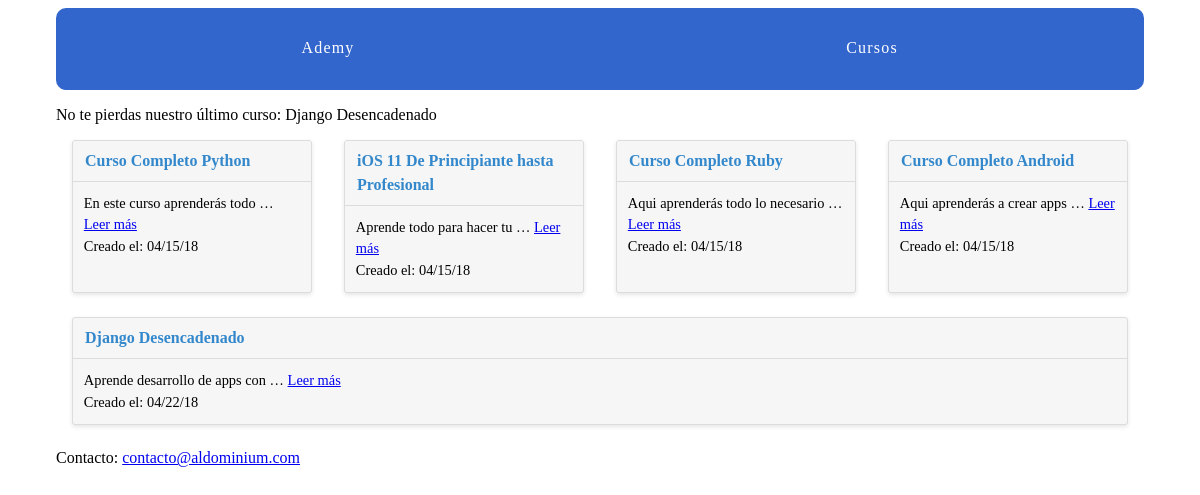
Page /courses/ on the committed database.
### courses/models.py (models this page shows)
class Course(models.Model):
    created_at = models.DateTimeField(auto_now_add=True)
    title = models.CharField(max_length=255)
    description = models.TextField()
    def __str__(self):
        return self.title

### courses/views.py (the view)
# urls.py: path('', views.course_list, name='list'),
def course_list(request):
    courses = Course.objects.all()
    email = 'contacto@aldominium.com'
    return render(request, 'courses/course_list.html', {'courses': courses, 'email': email})

### courses/templatetags/course_extras.py (called while the page is built)
@register.simple_tag
def last_course():
    return Course.objects.latest('created_at')

### courses/templates/courses/course_list.html (shortened to what this page needs)
{% extends "layout.html" %}
{% load static from staticfiles %}
{% load course_extras %}
{% block static %}
<link rel="stylesheet" href="{% static 'courses/css/courses.css' %}">
{% endblock %}
{% block content %}
    <div class="cards">
        {% for course in courses %}
            <div class="card">
                <header><a href="{% url 'courses:detail' pk=course.pk %}">{{ course.title }}</a></header>
                <div class="card-copy">
                    {% if course.description|wordcount <= 5 %}
                        {{ course.description }}
                    {% else %}
                        {{ course.description|truncatewords:5 }}
                        <a href="{% url 'courses:detail' pk=course.pk %}">Leer más</a>
                    {% endif %}
                    <div>Creado el: {{ course.created_at|date:"m/d/y" }} </div>
                </div>
            </div>
        {% endfor %}
    </div>
    <div> Contacto: {{ email|urlize }} </div>
{% endblock %}

### ademy/templates/layout.html (shortened to what this page needs)
{% load static from staticfiles%}
{% load course_extras %}
<!DOCTYPE html>
<html lang="es" dir="ltr">
  <head>
    <link rel="stylesheet" href="{% static 'css/layout.css' %}">
    {% block static %}{% endblock %}
  </head>
  <body>
    <div class="site-container">
      <nav>
        <a href="{% url 'home' %}">Ademy</a>
        <a href="{% url 'courses:list' %}">Cursos</a>
      </nav>
      <p>No te pierdas nuestro último curso: {% last_course %}</p>
      {% block content %}{% endblock %}
    </div>
  </body>
</html>

### assets/css/layout.css (style rules this page uses)
html { box-sizing: border-box; }
*, *::after, *::before { box-sizing: inherit; }
.site-container { max-width: 68em; margin-left: auto; margin-right: auto; }
.site-container::after { clear: both; content: ""; display: table; }
.site-container nav { width: 100%; display: table; width: 100%; table-layout: fixed; border-bottom-left-radius: 10px; border-bottom-right-radius: 10px; border-top-left-radius: 10px; border-top-right-radius: 10px; border-bottom-left-radius: 10px; border-top-left-radius: 10px; border-bottom-right-radius: 10px; border-top-right-radius: 10px; background-color: #3366CC; margin-bottom: 1em; overflow: hidden; }
.site-container nav a { display: table-cell; width: 8.33333%; padding: 10px; border-bottom: 2px solid #3366CC; color: #FFFFFF; letter-spacing: 0.075em; line-height: 60px; text-align: center; text-decoration: none; }
.cards { display: -webkit-box; display: -moz-box; display: box; display: -webkit-flex; display: -moz-flex; display: -ms-flexbox; display: flex; -webkit-box-lines: multiple; -moz-box-lines: multiple; box-lines: multiple; -webkit-flex-wrap: wrap; -moz-flex-wrap: wrap; -ms-flex-wrap: wrap; flex-wrap: wrap; -webkit-box-pack: justify; -moz-box-pack: justify; box-pack: justify; -webkit-justify-content: space-between; -moz-justify-content: space-between; -ms-justify-content: space-between; -o-justify-content: space-between; justify-content: space-between; -ms-flex-pack: justify; }
.card { -webkit-flex-basis: 15em; -moz-flex-basis: 15em; flex-basis: 15em; -ms-flex-preferred-size: 15em; -webkit-flex-grow: 1; -moz-flex-grow: 1; flex-grow: 1; -ms-flex-positive: 1; -webkit-transition: all 0.2s ease-in-out; -moz-transition: all 0.2s ease-in-out; transition: all 0.2s ease-in-out; background-color: #f6f6f6; border-radius: 3px; border: 1px solid gainsboro; box-shadow: 0 2px 4px #e6e6e6; margin: 0 1em 1.5em 1em; position: relative; }
.card header { -webkit-transition: all 0.2s ease-in-out; -moz-transition: all 0.2s ease-in-out; transition: all 0.2s ease-in-out; background-color: #f6f6f6; border-bottom: 1px solid gainsboro; border-radius: 3px 3px 0 0; font-weight: bold; line-height: 1.5em; padding: 0.5em 0.75em; }
.card header a { color: #3366CC; text-decoration: none; }
.card .card-copy { font-size: 0.9em; line-height: 1.5em; padding: 0.75em 0.75em; }

### courses/static/courses/css/courses.css (style rules this page uses)
.card header a { color: #3388CC; text-decoration: none; }

### rows in the picture
Course: title "Django Desencadenado", description "Aprende desarrollo de apps con …", created_at "04/22/18"
Course: title "Curso Completo Python", description "En este curso aprenderás todo …", created_at "04/15/18"
Course: title "iOS 11 De Principiante hasta Profesional", description "Aprende todo para hacer tu …", created_at "04/15/18"
Course: title "Curso Completo Ruby", description "Aqui aprenderás todo lo necesario …", created_at "04/15/18"
Course: title "Curso Completo Android", description "Aqui aprenderás a crear apps …", created_at "04/15/18"

### other values in the picture
{{ email|urlize }} "contacto@aldominium.com"
